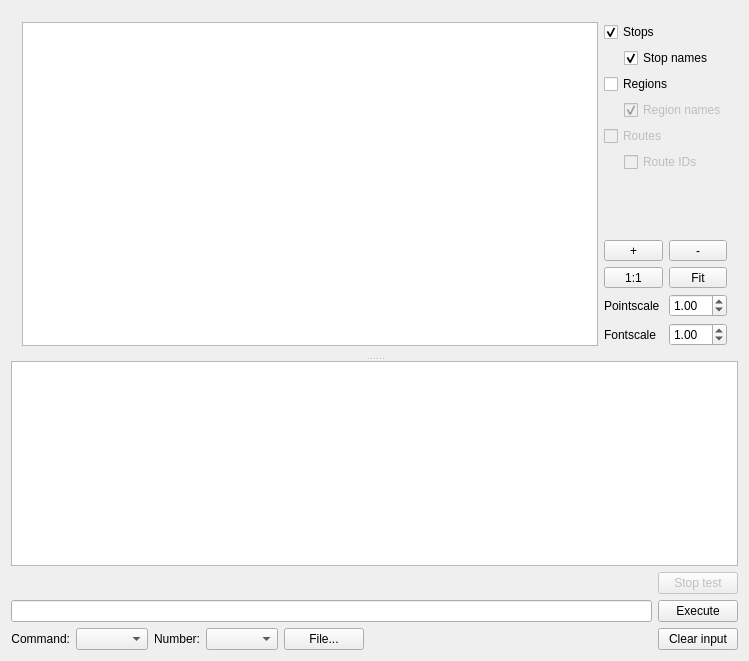
<?xml version="1.0" encoding="UTF-8"?>
<ui version="4.0">
 <class>MainWindow</class>
 <widget class="QMainWindow" name="MainWindow">
  <property name="geometry">
   <rect>
    <x>0</x>
    <y>0</y>
    <width>749</width>
    <height>661</height>
   </rect>
  </property>
  <property name="windowTitle">
   <string>MainWindow</string>
  </property>
  <widget class="QWidget" name="centralWidget">
   <layout class="QVBoxLayout" name="verticalLayout">
    <item>
     <widget class="QSplitter" name="splitter">
      <property name="orientation">
       <enum>Qt::Vertical</enum>
      </property>
      <widget class="QWidget" name="layoutWidget">
       <layout class="QHBoxLayout" name="horizontalLayout_2">
        <item>
         <widget class="QGraphicsView" name="graphics_view">
          <property name="interactive">
           <bool>true</bool>
          </property>
          <property name="dragMode">
           <enum>QGraphicsView::NoDrag</enum>
          </property>
         </widget>
        </item>
        <item>
         <layout class="QVBoxLayout" name="verticalLayout_2">
          <item>
           <widget class="QCheckBox" name="stops_checkbox">
            <property name="text">
             <string>Stops</string>
            </property>
            <property name="checked">
             <bool>true</bool>
            </property>
           </widget>
          </item>
          <item>
           <layout class="QHBoxLayout" name="horizontalLayout_7">
            <item>
             <spacer name="horizontalSpacer_3">
              <property name="orientation">
               <enum>Qt::Horizontal</enum>
              </property>
              <property name="sizeType">
               <enum>QSizePolicy::Fixed</enum>
              </property>
              <property name="sizeHint" stdset="0">
               <size>
                <width>20</width>
                <height>20</height>
               </size>
              </property>
             </spacer>
            </item>
            <item>
             <widget class="QCheckBox" name="stopnames_checkbox">
              <property name="text">
               <string>Stop names</string>
              </property>
              <property name="checked">
               <bool>true</bool>
              </property>
             </widget>
            </item>
           </layout>
          </item>
          <item>
           <widget class="QCheckBox" name="regions_checkbox">
            <property name="text">
             <string>Regions</string>
            </property>
            <property name="checked">
             <bool>false</bool>
            </property>
           </widget>
          </item>
          <item>
           <layout class="QHBoxLayout" name="horizontalLayout_8">
            <item>
             <spacer name="horizontalSpacer_4">
              <property name="orientation">
               <enum>Qt::Horizontal</enum>
              </property>
              <property name="sizeType">
               <enum>QSizePolicy::Fixed</enum>
              </property>
              <property name="sizeHint" stdset="0">
               <size>
                <width>20</width>
                <height>20</height>
               </size>
              </property>
             </spacer>
            </item>
            <item>
             <widget class="QCheckBox" name="regionnames_checkbox">
              <property name="enabled">
               <bool>false</bool>
              </property>
              <property name="text">
               <string>Region names</string>
              </property>
              <property name="checked">
               <bool>true</bool>
              </property>
             </widget>
            </item>
           </layout>
          </item>
          <item>
           <widget class="QCheckBox" name="routes_checkbox">
            <property name="enabled">
             <bool>false</bool>
            </property>
            <property name="text">
             <string>Routes</string>
            </property>
            <property name="checked">
             <bool>false</bool>
            </property>
           </widget>
          </item>
          <item>
           <layout class="QHBoxLayout" name="horizontalLayout_6">
            <item>
             <spacer name="horizontalSpacer_2">
              <property name="orientation">
               <enum>Qt::Horizontal</enum>
              </property>
              <property name="sizeType">
               <enum>QSizePolicy::Fixed</enum>
              </property>
              <property name="sizeHint" stdset="0">
               <size>
                <width>20</width>
                <height>20</height>
               </size>
              </property>
             </spacer>
            </item>
            <item>
             <layout class="QVBoxLayout" name="verticalLayout_5">
              <item>
               <widget class="QCheckBox" name="routeids_checkbox">
                <property name="enabled">
                 <bool>false</bool>
                </property>
                <property name="text">
                 <string>Route IDs</string>
                </property>
               </widget>
              </item>
             </layout>
            </item>
           </layout>
          </item>
          <item>
           <spacer name="verticalSpacer">
            <property name="orientation">
             <enum>Qt::Vertical</enum>
            </property>
            <property name="sizeHint" stdset="0">
             <size>
              <width>20</width>
              <height>40</height>
             </size>
            </property>
           </spacer>
          </item>
          <item>
           <layout class="QHBoxLayout" name="horizontalLayout_3">
            <item>
             <widget class="QToolButton" name="zoom_plus">
              <property name="sizePolicy">
               <sizepolicy hsizetype="Preferred" vsizetype="Fixed">
                <horstretch>0</horstretch>
                <verstretch>0</verstretch>
               </sizepolicy>
              </property>
              <property name="text">
               <string>+</string>
              </property>
             </widget>
            </item>
            <item>
             <widget class="QToolButton" name="zoom_minus">
              <property name="sizePolicy">
               <sizepolicy hsizetype="Preferred" vsizetype="Fixed">
                <horstretch>0</horstretch>
                <verstretch>0</verstretch>
               </sizepolicy>
              </property>
              <property name="text">
               <string>-</string>
              </property>
             </widget>
            </item>
           </layout>
          </item>
          <item>
           <layout class="QHBoxLayout" name="horizontalLayout_4">
            <item>
             <widget class="QToolButton" name="zoom_1">
              <property name="sizePolicy">
               <sizepolicy hsizetype="Preferred" vsizetype="Fixed">
                <horstretch>0</horstretch>
                <verstretch>0</verstretch>
               </sizepolicy>
              </property>
              <property name="text">
               <string>1:1</string>
              </property>
             </widget>
            </item>
            <item>
             <widget class="QToolButton" name="zoom_fit">
              <property name="sizePolicy">
               <sizepolicy hsizetype="Preferred" vsizetype="Fixed">
                <horstretch>0</horstretch>
                <verstretch>0</verstretch>
               </sizepolicy>
              </property>
              <property name="text">
               <string>Fit</string>
              </property>
             </widget>
            </item>
           </layout>
          </item>
          <item>
           <layout class="QHBoxLayout" name="horizontalLayout_10">
            <item>
             <widget class="QLabel" name="label_4">
              <property name="text">
               <string>Pointscale</string>
              </property>
             </widget>
            </item>
            <item>
             <widget class="QDoubleSpinBox" name="pointscale">
              <property name="minimum">
               <double>0.010000000000000</double>
              </property>
              <property name="singleStep">
               <double>0.100000000000000</double>
              </property>
              <property name="value">
               <double>1.000000000000000</double>
              </property>
             </widget>
            </item>
           </layout>
          </item>
          <item>
           <layout class="QHBoxLayout" name="horizontalLayout_9">
            <item>
             <widget class="QLabel" name="label_3">
              <property name="text">
               <string>Fontscale</string>
              </property>
             </widget>
            </item>
            <item>
             <widget class="QDoubleSpinBox" name="fontscale">
              <property name="minimum">
               <double>0.010000000000000</double>
              </property>
              <property name="singleStep">
               <double>0.100000000000000</double>
              </property>
              <property name="value">
               <double>1.000000000000000</double>
              </property>
             </widget>
            </item>
           </layout>
          </item>
         </layout>
        </item>
       </layout>
      </widget>
      <widget class="QPlainTextEdit" name="output">
       <property name="undoRedoEnabled">
        <bool>false</bool>
       </property>
       <property name="lineWrapMode">
        <enum>QPlainTextEdit::NoWrap</enum>
       </property>
      </widget>
     </widget>
    </item>
    <item>
     <layout class="QHBoxLayout" name="horizontalLayout_5">
      <item>
       <layout class="QVBoxLayout" name="verticalLayout_4">
        <item>
         <widget class="QLabel" name="cmd_info_text">
          <property name="sizePolicy">
           <sizepolicy hsizetype="Preferred" vsizetype="Preferred">
            <horstretch>0</horstretch>
            <verstretch>0</verstretch>
           </sizepolicy>
          </property>
          <property name="text">
           <string/>
          </property>
         </widget>
        </item>
        <item>
         <widget class="QLineEdit" name="lineEdit"/>
        </item>
        <item>
         <layout class="QHBoxLayout" name="horizontalLayout">
          <item>
           <widget class="QLabel" name="label">
            <property name="sizePolicy">
             <sizepolicy hsizetype="Fixed" vsizetype="Preferred">
              <horstretch>0</horstretch>
              <verstretch>0</verstretch>
             </sizepolicy>
            </property>
            <property name="text">
             <string>Command:</string>
            </property>
            <property name="alignment">
             <set>Qt::AlignRight|Qt::AlignTrailing|Qt::AlignVCenter</set>
            </property>
           </widget>
          </item>
          <item>
           <widget class="QComboBox" name="cmd_select"/>
          </item>
          <item>
           <widget class="QLabel" name="label_2">
            <property name="sizePolicy">
             <sizepolicy hsizetype="Fixed" vsizetype="Preferred">
              <horstretch>0</horstretch>
              <verstretch>0</verstretch>
             </sizepolicy>
            </property>
            <property name="text">
             <string>Number:</string>
            </property>
            <property name="alignment">
             <set>Qt::AlignRight|Qt::AlignTrailing|Qt::AlignVCenter</set>
            </property>
           </widget>
          </item>
          <item>
           <widget class="QComboBox" name="number_select"/>
          </item>
          <item>
           <widget class="QPushButton" name="file_button">
            <property name="text">
             <string>File...</string>
            </property>
           </widget>
          </item>
          <item>
           <spacer name="horizontalSpacer">
            <property name="orientation">
             <enum>Qt::Horizontal</enum>
            </property>
            <property name="sizeHint" stdset="0">
             <size>
              <width>40</width>
              <height>20</height>
             </size>
            </property>
           </spacer>
          </item>
         </layout>
        </item>
       </layout>
      </item>
      <item>
       <layout class="QVBoxLayout" name="verticalLayout_3">
        <item>
         <widget class="QPushButton" name="stop_button">
          <property name="enabled">
           <bool>false</bool>
          </property>
          <property name="text">
           <string>Stop test</string>
          </property>
         </widget>
        </item>
        <item>
         <widget class="QPushButton" name="execute_button">
          <property name="text">
           <string>Execute</string>
          </property>
         </widget>
        </item>
        <item>
         <widget class="QPushButton" name="clear_input_button">
          <property name="text">
           <string>Clear input</string>
          </property>
         </widget>
        </item>
       </layout>
      </item>
     </layout>
    </item>
   </layout>
  </widget>
 </widget>
 <layoutdefault spacing="6" margin="11"/>
 <resources/>
 <connections/>
</ui>
